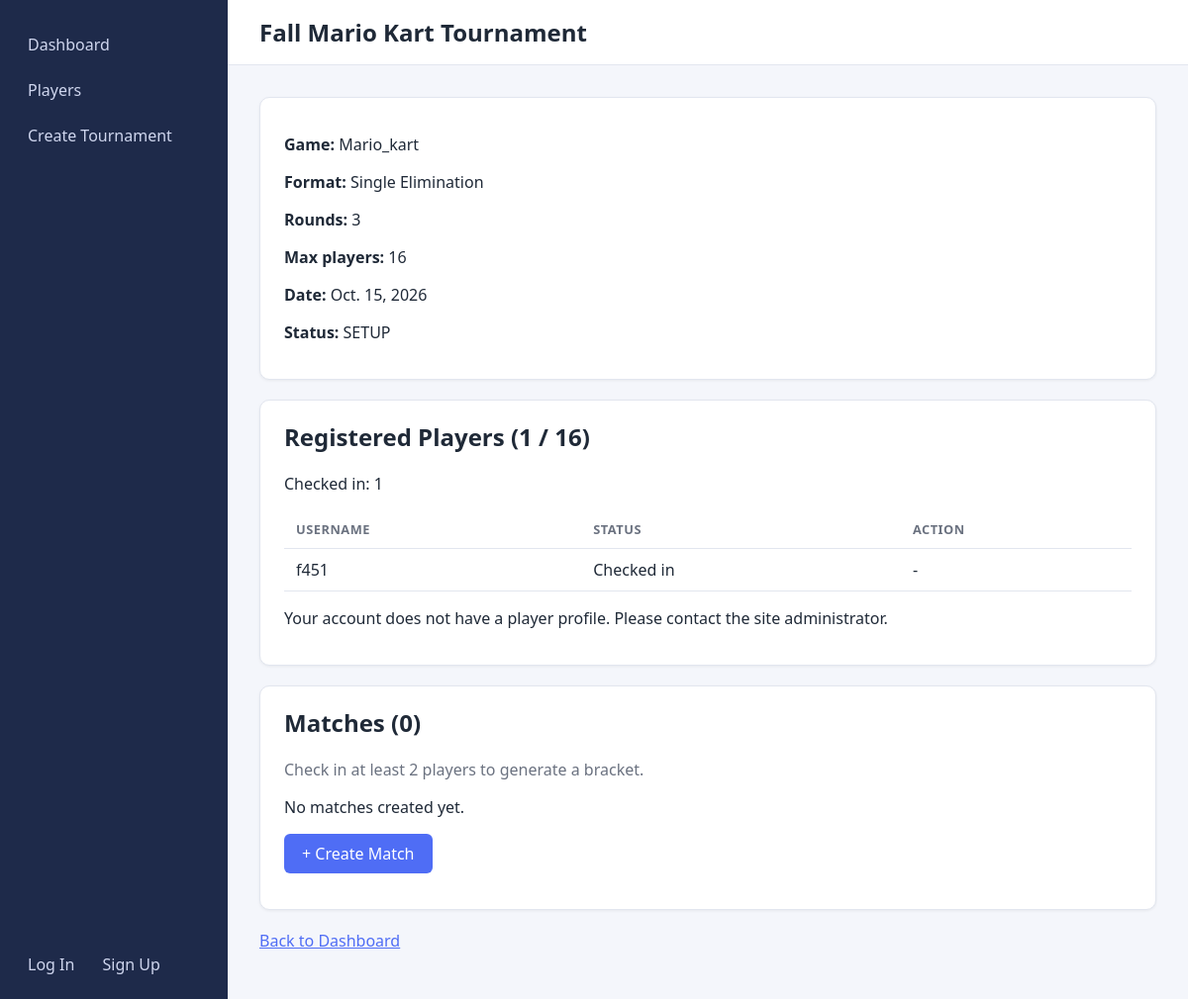
The app's page /tournaments/14/ with its own data.
### tournament/models.py (models this page shows, shortened)
class Tournament(models.Model):
    FORMAT_CHOICES = [
        ('single_elimination', 'Single Elimination'),
        ('double_elimination', 'Double Elimination'),
        ('swiss', 'Swiss'),
        ('free_for_all', 'Free-for-All'),
    ]
    name = models.CharField(max_length=200)
    game_type = models.CharField(max_length=100, default='unknown', help_text="e.g., 'pokemon_tcg', 'mario_kart'")
    date = models.DateField()
    status = models.CharField(max_length=50, default='SETUP')
    format = models.CharField(max_length=50, choices=FORMAT_CHOICES, default='single_elimination')
    num_rounds = models.PositiveIntegerField(default=3)
    max_players = models.PositiveIntegerField(default=16)

class TournamentRegistration(models.Model):
    tournament = models.ForeignKey(Tournament, on_delete=models.CASCADE, related_name='registrations')
    player = models.ForeignKey(Player, on_delete=models.CASCADE)
    registered_date = models.DateTimeField(default=timezone.now)
    is_active = models.BooleanField(default=True)
    checked_in = models.BooleanField(default=False) #only checked-in players go into matches
    class Meta:
        unique_together = ('tournament', 'player') #preventing double registration

class Player(models.Model):
    user = models.OneToOneField(
        settings.AUTH_USER_MODEL,
        on_delete=models.SET_NULL,
        null=True,
        blank=True,
        related_name='player_profile'
    )
    username = models.CharField(max_length=100, unique=True)
    player_id = models.CharField(max_length=50, unique=True, blank=True) #ID generated by the system
    wins = models.IntegerField(default=0)
    losses = models.IntegerField(default=0)

### tournament/views.py (the view)
# urls.py: path("tournaments/<int:pk>/", views.tournament_detail, name="tournament_detail"),
def tournament_detail(request, pk):
    tournament = get_object_or_404(Tournament, pk=pk)
    registrations = tournament.registrations.select_related(
        "player"
    ).order_by("player__username")
    matches = list(
        tournament.matches.prefetch_related(
            "participants__player"
        ).order_by("round_number", "id")
    )
    for match in matches:
        participants = list(match.participants.all())
        match.reported = any(p.rank is not None for p in participants)
        match.winners = ", ".join(
            p.player.username for p in participants if p.rank == 1
        )
    bracket = getattr(tournament, "bracket", None)
    registration_count = registrations.count()
    checked_in_count = registrations.filter(checked_in=True).count()
    is_full = registration_count >= tournament.max_players
    current_round = max((m.round_number for m in matches), default=0)
    current_matches = [m for m in matches if m.round_number == current_round]
    round_complete = bool(current_matches) and all(m.reported for m in current_matches)
    tournament_finished = bool(bracket) and round_complete and len(current_matches) == 1
    can_advance = bool(bracket) and round_complete and not tournament_finished
    can_generate = not matches and checked_in_count >= 2
    champion = current_matches[0].winners if tournament_finished else ""
    leaderboard = []
    if bracket and bracket.bracket_data:
        leaderboard = bracket.bracket_data.get("leaderboard", [])
    available_players = Player.objects.exclude(
        tournamentregistration__tournament=tournament
    ).order_by("username")
    current_player = (
        Player.objects.filter(user=request.user).first()
        if request.user.is_authenticated
        else None
    )
    is_registered = (
        current_player is not None
        and registrations.filter(player=current_player).exists()
    )
    context = {
        "tournament": tournament,
        "registrations": registrations,
        "registration_count": registration_count,
        "checked_in_count": checked_in_count,
        "is_full": is_full,
        "matches": matches,
        "current_round": current_round,
        "tournament_finished": tournament_finished,
        "can_advance": can_advance,
        "can_generate": can_generate,
        "champion": champion,
        "leaderboard": leaderboard,
        "bracket": bracket,
        "available_players": available_players,
        "current_player": current_player,
        "is_registered": is_registered,
    }
    return render(
        request,
        "tournament/tournament_detail.html",
        context
    )

### tournament/templates/tournament/tournament_detail.html (shortened to what this page needs)
{% extends "tournament/base.html" %}
{% block heading %}
{{ tournament.name }}
{% endblock %}
{% block content %}
<div class="card">
    <p><strong>Game:</strong> {{ tournament.game_type|capfirst }}</p>
    <p><strong>Format:</strong> {{ tournament.get_format_display }}</p>
    <p><strong>Rounds:</strong> {{ tournament.num_rounds }}</p>
    <p><strong>Max players:</strong> {{ tournament.max_players }}</p>
    <p><strong>Date:</strong> {{ tournament.date }}</p>
    <p><strong>Status:</strong> {{ tournament.status }}</p>
</div>
<div class="card">
    <h2>Registered Players ({{ registration_count }} / {{ tournament.max_players }})</h2>
    <p>Checked in: {{ checked_in_count }}</p>
    {% if registrations %}
    <table>
        <thead>
            <tr>
                <th>Username</th>
                <th>Status</th>
                <th>Action</th>
            </tr>
        </thead>
        <tbody>
            {% for reg in registrations %}
            <tr>
                <td>{{ reg.player.username }}</td>
                <td>{% if reg.checked_in %}Checked in{% else %}Not checked in{% endif %}</td>
                <td>
                    {% if user.is_authenticated and reg.player.user_id == user.id %}
                        <form method="post" action="{% url 'toggle_check_in' reg.pk %}" style="display: inline;">
                            {% csrf_token %}
                            {% if reg.checked_in %}
                                <button type="submit" style="background: #6b7280; padding: 5px 12px; font-size: 0.9rem;">
                                    Undo Check-In
                                </button>
                            {% else %}
                                <button type="submit" style="padding: 5px 12px; font-size: 0.9rem;">
                                    Check-In
                                </button>
                            {% endif %}
                        </form>
                        {% else %}
                        <span>-</span>
                        {% endif %}
                </td>
            </tr>
            {% endfor %}
        </tbody>
    </table>
    {% else %}
    <p>No players registered yet.</p>
    {% endif %}
    {% if is_full %}
        <p style="margin-top: 16px;">This tournament is full ({{ tournament.max_players }} players).</p>
    {% elif available_players %}
        {% if current_player %}
            {% if is_registered %}
                <p style="margin-top: 16px;">You are already registered for this tournament.</p>
            {% else %}
                <form method="post" action="{% url 'register_player' tournament.id %}" style="margin-top: 16px;">
                    {% csrf_token %}
                    <button type="submit">Join Tournament</button>
                </form>
            {% endif %}
        {% else %}
            <p style="margin-top: 16px;">Your account does not have a player profile. Please contact the site administrator.</p>
        {% endif %}
    {% else %}
        <p style="margin-top: 16px;">
            <a href="{% url 'login' %}?next={{ request.path|urlencode }}">Log in</a>
            to join this tournament.
        </p>
    {% endif %}
</div>
<div class="card">
    <h2>Matches ({{ matches|length }})</h2>
    {% if can_generate %}
    <form method="post" action="{% url 'generate_bracket' tournament.id %}" style="margin-bottom: 16px;">
        {% csrf_token %}
        <button type="submit">Generate Bracket</button>
        <span style="color: #6b7280; margin-left: 8px;">Builds round 1 from the checked-in players.</span>
    </form>
    {% elif not matches %}
    <p style="color: #6b7280;">Check in at least 2 players to generate a bracket.</p>
    {% endif %}
    {% for match in matches %}
    <div style="border-top: 1px solid #e2e6ef; padding: 16px 0;">
        <p>
            <strong>Round {{ match.round_number }}</strong>
            &nbsp;<code>{{ match.match_id }}</code>
            &nbsp;&middot;&nbsp;
            {% if match.is_bye %}
                Bye
            {% elif match.reported %}
                Reported. Winner: <strong>{{ match.winners }}</strong>
            {% else %}
                Waiting for result
            {% endif %}
        </p>
        {% if match.is_bye %}
            <p style="color: #6b7280;">Advances automatically: {{ match.winners }}</p>
        {% elif bracket and match.round_number != current_round %}
            {% for part in match.participants.all %}
            <div style="padding: 2px 0;">{{ part.player.username }} &mdash; {{ part.score }}</div>
            {% endfor %}
        {% else %}
        <form method="post" action="{% url 'record_result' match.pk %}">
            {% csrf_token %}
            {% for part in match.participants.all %}
            <div style="display: flex; align-items: center; gap: 12px; padding: 4px 0;">
                <span style="width: 160px;">{{ part.player.username }}</span>
                <input type="number" name="score_{{ part.pk }}" value="{{ part.score }}" min="0" style="width: 90px;">
            </div>
            {% endfor %}
            <button type="submit" style="margin-top: 8px;">
                {% if match.reported %}Update Result{% else %}Confirm Result{% endif %}
            </button>
        </form>
        {% endif %}
    </div>
    {% empty %}
    <p>No matches created yet.</p>
    {% endfor %}
    {% if not bracket %}
    <p style="margin-top: 16px;">
        <a href="{% url 'create_match' %}?tournament={{ tournament.id }}" class="btn btn-primary">+ Create Match</a>
    </p>
    {% endif %}
</div>
<p>
    <a href="{% url 'dashboard' %}">Back to Dashboard</a>
</p>
{% endblock %}

### tournament/static/tournament/css/style.css (style rules this page uses)
:root { --bg: #f4f6fb; --sidebar: #1e2a4a; --sidebar-hover: #2d3d6b; --accent: #4f6df5; --accent-dark: #3a54d4; --text: #1f2937; --muted: #6b7280; --border: #e2e6ef; }
* { box-sizing: border-box; }
body { margin: 0; font-family: "Segoe UI", Roboto, Arial, sans-serif; background: var(--bg); color: var(--text); }
.card { background: #fff; border: 1px solid var(--border); border-radius: 10px; padding: 20px 24px; margin-bottom: 20px; box-shadow: 0 1px 3px rgba(0, 0, 0, 0.06); }
.card h2, .card h3 { margin-top: 0; }
table { width: 100%; border-collapse: collapse; margin-top: 12px; }
th, td { text-align: left; padding: 10px 12px; border-bottom: 1px solid var(--border); }
th { font-size: 0.8rem; text-transform: uppercase; letter-spacing: 0.04em; color: var(--muted); }
button, .btn-primary { background: var(--accent); color: #fff; border: none; padding: 9px 18px; border-radius: 6px; font-size: 1rem; cursor: pointer; text-decoration: none; display: inline-block; }
.content a { color: var(--accent); }
.content a.btn-primary, .content a.btn-primary:hover, .content a.btn-primary:visited, .content a[class*="btn"], .content a[class*="btn"]:hover, .content a[class*="btn"]:visited { color: #fff; }

### records on screen
Tournament: name "Fall Mario Kart Tournament", game_type "Mario_kart", format "Single Elimination", num_rounds "3", max_players "16", date "Oct. 15, 2026", status "SETUP"
TournamentRegistration: player.username "f451", checked_in "Checked in"

### other values on screen
{{ registration_count }} "1"
{{ checked_in_count }} "1"
{{ matches|length }} "0"
